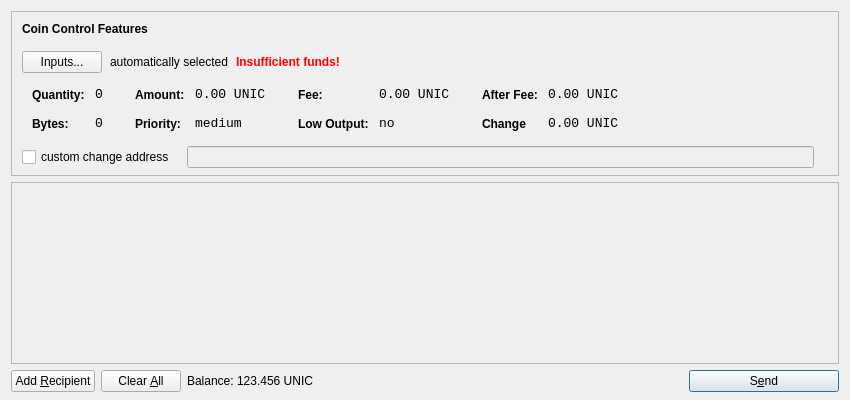
<?xml version="1.0" encoding="UTF-8"?>
<ui version="4.0">
 <class>SendCoinsDialog</class>
 <widget class="QDialog" name="SendCoinsDialog">
  <property name="geometry">
   <rect>
    <x>0</x>
    <y>0</y>
    <width>850</width>
    <height>400</height>
   </rect>
  </property>
  <property name="windowTitle">
   <string>Send Coins</string>
  </property>
  <layout class="QVBoxLayout" name="verticalLayout" stretch="0,1,0">
   <property name="bottomMargin">
    <number>8</number>
   </property>
   <item>
    <widget class="QFrame" name="frameCoinControl">
     <property name="sizePolicy">
      <sizepolicy hsizetype="Expanding" vsizetype="Expanding">
       <horstretch>0</horstretch>
       <verstretch>0</verstretch>
      </sizepolicy>
     </property>
     <property name="maximumSize">
      <size>
       <width>16777215</width>
       <height>16777215</height>
      </size>
     </property>
     <property name="frameShape">
      <enum>QFrame::StyledPanel</enum>
     </property>
     <property name="frameShadow">
      <enum>QFrame::Sunken</enum>
     </property>
     <layout class="QVBoxLayout" name="verticalLayoutCoinControl2">
      <property name="spacing">
       <number>-1</number>
      </property>
      <property name="leftMargin">
       <number>0</number>
      </property>
      <property name="topMargin">
       <number>0</number>
      </property>
      <property name="rightMargin">
       <number>0</number>
      </property>
      <property name="bottomMargin">
       <number>6</number>
      </property>
      <item>
       <layout class="QVBoxLayout" name="verticalLayoutCoinControl" stretch="0,0,0,0,1">
        <property name="spacing">
         <number>0</number>
        </property>
        <property name="leftMargin">
         <number>10</number>
        </property>
        <property name="topMargin">
         <number>10</number>
        </property>
        <item>
         <layout class="QHBoxLayout" name="horizontalLayoutCoinControl1">
          <property name="bottomMargin">
           <number>15</number>
          </property>
          <item>
           <widget class="QLabel" name="labelCoinControlFeatures">
            <property name="sizePolicy">
             <sizepolicy hsizetype="Preferred" vsizetype="Maximum">
              <horstretch>0</horstretch>
              <verstretch>0</verstretch>
             </sizepolicy>
            </property>
            <property name="font">
             <font>
              <weight>75</weight>
              <bold>true</bold>
             </font>
            </property>
            <property name="styleSheet">
             <string notr="true">font-weight:bold;</string>
            </property>
            <property name="text">
             <string>Coin Control Features</string>
            </property>
           </widget>
          </item>
         </layout>
        </item>
        <item>
         <layout class="QHBoxLayout" name="horizontalLayoutCoinControl2" stretch="0,0,0,0">
          <property name="spacing">
           <number>8</number>
          </property>
          <property name="bottomMargin">
           <number>10</number>
          </property>
          <item>
           <widget class="QPushButton" name="pushButtonCoinControl">
            <property name="styleSheet">
             <string notr="true"/>
            </property>
            <property name="text">
             <string>Inputs...</string>
            </property>
           </widget>
          </item>
          <item>
           <widget class="QLabel" name="labelCoinControlAutomaticallySelected">
            <property name="text">
             <string>automatically selected</string>
            </property>
            <property name="margin">
             <number>5</number>
            </property>
           </widget>
          </item>
          <item>
           <widget class="QLabel" name="labelCoinControlInsuffFunds">
            <property name="font">
             <font>
              <weight>75</weight>
              <bold>true</bold>
             </font>
            </property>
            <property name="styleSheet">
             <string notr="true">color:red;font-weight:bold;</string>
            </property>
            <property name="text">
             <string>Insufficient funds!</string>
            </property>
            <property name="margin">
             <number>5</number>
            </property>
           </widget>
          </item>
          <item>
           <spacer name="horizontalSpacerCoinControl">
            <property name="orientation">
             <enum>Qt::Horizontal</enum>
            </property>
            <property name="sizeHint" stdset="0">
             <size>
              <width>40</width>
              <height>1</height>
             </size>
            </property>
           </spacer>
          </item>
         </layout>
        </item>
        <item>
         <widget class="QWidget" name="widgetCoinControl" native="true">
          <property name="sizePolicy">
           <sizepolicy hsizetype="Preferred" vsizetype="Preferred">
            <horstretch>0</horstretch>
            <verstretch>0</verstretch>
           </sizepolicy>
          </property>
          <property name="minimumSize">
           <size>
            <width>0</width>
            <height>0</height>
           </size>
          </property>
          <property name="styleSheet">
           <string notr="true"/>
          </property>
          <layout class="QHBoxLayout" name="horizontalLayoutCoinControl5">
           <property name="margin">
            <number>0</number>
           </property>
           <item>
            <layout class="QHBoxLayout" name="horizontalLayoutCoinControl3" stretch="0,0,0,1">
             <property name="spacing">
              <number>20</number>
             </property>
             <property name="topMargin">
              <number>0</number>
             </property>
             <property name="bottomMargin">
              <number>10</number>
             </property>
             <item>
              <layout class="QFormLayout" name="formLayoutCoinControl1">
               <property name="horizontalSpacing">
                <number>10</number>
               </property>
               <property name="verticalSpacing">
                <number>14</number>
               </property>
               <property name="leftMargin">
                <number>10</number>
               </property>
               <property name="topMargin">
                <number>4</number>
               </property>
               <property name="rightMargin">
                <number>6</number>
               </property>
               <item row="0" column="0">
                <widget class="QLabel" name="labelCoinControlQuantityText">
                 <property name="styleSheet">
                  <string notr="true">font-weight:bold;</string>
                 </property>
                 <property name="text">
                  <string>Quantity:</string>
                 </property>
                 <property name="margin">
                  <number>0</number>
                 </property>
                </widget>
               </item>
               <item row="0" column="1">
                <widget class="QLabel" name="labelCoinControlQuantity">
                 <property name="font">
                  <font>
                   <family>Monospace</family>
                   <pointsize>10</pointsize>
                  </font>
                 </property>
                 <property name="cursor">
                  <cursorShape>IBeamCursor</cursorShape>
                 </property>
                 <property name="contextMenuPolicy">
                  <enum>Qt::ActionsContextMenu</enum>
                 </property>
                 <property name="text">
                  <string>0</string>
                 </property>
                 <property name="margin">
                  <number>0</number>
                 </property>
                 <property name="textInteractionFlags">
                  <set>Qt::LinksAccessibleByMouse|Qt::TextSelectableByKeyboard|Qt::TextSelectableByMouse</set>
                 </property>
                </widget>
               </item>
               <item row="1" column="0">
                <widget class="QLabel" name="labelCoinControlBytesText">
                 <property name="styleSheet">
                  <string notr="true">font-weight:bold;</string>
                 </property>
                 <property name="text">
                  <string>Bytes:</string>
                 </property>
                </widget>
               </item>
               <item row="1" column="1">
                <widget class="QLabel" name="labelCoinControlBytes">
                 <property name="font">
                  <font>
                   <family>Monospace</family>
                   <pointsize>10</pointsize>
                  </font>
                 </property>
                 <property name="cursor">
                  <cursorShape>IBeamCursor</cursorShape>
                 </property>
                 <property name="contextMenuPolicy">
                  <enum>Qt::ActionsContextMenu</enum>
                 </property>
                 <property name="text">
                  <string>0</string>
                 </property>
                 <property name="textInteractionFlags">
                  <set>Qt::LinksAccessibleByMouse|Qt::TextSelectableByKeyboard|Qt::TextSelectableByMouse</set>
                 </property>
                </widget>
               </item>
              </layout>
             </item>
             <item>
              <layout class="QFormLayout" name="formLayoutCoinControl2">
               <property name="horizontalSpacing">
                <number>10</number>
               </property>
               <property name="verticalSpacing">
                <number>14</number>
               </property>
               <property name="leftMargin">
                <number>6</number>
               </property>
               <property name="topMargin">
                <number>4</number>
               </property>
               <property name="rightMargin">
                <number>6</number>
               </property>
               <item row="0" column="0">
                <widget class="QLabel" name="labelCoinControlAmountText">
                 <property name="styleSheet">
                  <string notr="true">font-weight:bold;</string>
                 </property>
                 <property name="text">
                  <string>Amount:</string>
                 </property>
                 <property name="margin">
                  <number>0</number>
                 </property>
                </widget>
               </item>
               <item row="0" column="1">
                <widget class="QLabel" name="labelCoinControlAmount">
                 <property name="font">
                  <font>
                   <family>Monospace</family>
                   <pointsize>10</pointsize>
                  </font>
                 </property>
                 <property name="cursor">
                  <cursorShape>IBeamCursor</cursorShape>
                 </property>
                 <property name="contextMenuPolicy">
                  <enum>Qt::ActionsContextMenu</enum>
                 </property>
                 <property name="text">
                  <string>0.00 UNIC</string>
                 </property>
                 <property name="textInteractionFlags">
                  <set>Qt::LinksAccessibleByMouse|Qt::TextSelectableByKeyboard|Qt::TextSelectableByMouse</set>
                 </property>
                </widget>
               </item>
               <item row="1" column="0">
                <widget class="QLabel" name="labelCoinControlPriorityText">
                 <property name="styleSheet">
                  <string notr="true">font-weight:bold;</string>
                 </property>
                 <property name="text">
                  <string>Priority:</string>
                 </property>
                </widget>
               </item>
               <item row="1" column="1">
                <widget class="QLabel" name="labelCoinControlPriority">
                 <property name="font">
                  <font>
                   <family>Monospace</family>
                   <pointsize>10</pointsize>
                  </font>
                 </property>
                 <property name="cursor">
                  <cursorShape>IBeamCursor</cursorShape>
                 </property>
                 <property name="contextMenuPolicy">
                  <enum>Qt::ActionsContextMenu</enum>
                 </property>
                 <property name="text">
                  <string>medium</string>
                 </property>
                 <property name="textInteractionFlags">
                  <set>Qt::LinksAccessibleByMouse|Qt::TextSelectableByKeyboard|Qt::TextSelectableByMouse</set>
                 </property>
                </widget>
               </item>
              </layout>
             </item>
             <item>
              <layout class="QFormLayout" name="formLayoutCoinControl3">
               <property name="horizontalSpacing">
                <number>10</number>
               </property>
               <property name="verticalSpacing">
                <number>14</number>
               </property>
               <property name="leftMargin">
                <number>6</number>
               </property>
               <property name="topMargin">
                <number>4</number>
               </property>
               <property name="rightMargin">
                <number>6</number>
               </property>
               <item row="0" column="0">
                <widget class="QLabel" name="labelCoinControlFeeText">
                 <property name="styleSheet">
                  <string notr="true">font-weight:bold;</string>
                 </property>
                 <property name="text">
                  <string>Fee:</string>
                 </property>
                 <property name="margin">
                  <number>0</number>
                 </property>
                </widget>
               </item>
               <item row="0" column="1">
                <widget class="QLabel" name="labelCoinControlFee">
                 <property name="font">
                  <font>
                   <family>Monospace</family>
                   <pointsize>10</pointsize>
                  </font>
                 </property>
                 <property name="cursor">
                  <cursorShape>IBeamCursor</cursorShape>
                 </property>
                 <property name="contextMenuPolicy">
                  <enum>Qt::ActionsContextMenu</enum>
                 </property>
                 <property name="text">
                  <string>0.00 UNIC</string>
                 </property>
                 <property name="textInteractionFlags">
                  <set>Qt::LinksAccessibleByMouse|Qt::TextSelectableByKeyboard|Qt::TextSelectableByMouse</set>
                 </property>
                </widget>
               </item>
               <item row="1" column="0">
                <widget class="QLabel" name="labelCoinControlLowOutputText">
                 <property name="styleSheet">
                  <string notr="true">font-weight:bold;</string>
                 </property>
                 <property name="text">
                  <string>Low Output:</string>
                 </property>
                </widget>
               </item>
               <item row="1" column="1">
                <widget class="QLabel" name="labelCoinControlLowOutput">
                 <property name="font">
                  <font>
                   <family>Monospace</family>
                   <pointsize>10</pointsize>
                  </font>
                 </property>
                 <property name="cursor">
                  <cursorShape>IBeamCursor</cursorShape>
                 </property>
                 <property name="contextMenuPolicy">
                  <enum>Qt::ActionsContextMenu</enum>
                 </property>
                 <property name="text">
                  <string>no</string>
                 </property>
                 <property name="textInteractionFlags">
                  <set>Qt::LinksAccessibleByMouse|Qt::TextSelectableByKeyboard|Qt::TextSelectableByMouse</set>
                 </property>
                </widget>
               </item>
              </layout>
             </item>
             <item>
              <layout class="QFormLayout" name="formLayoutCoinControl4">
               <property name="horizontalSpacing">
                <number>10</number>
               </property>
               <property name="verticalSpacing">
                <number>14</number>
               </property>
               <property name="leftMargin">
                <number>6</number>
               </property>
               <property name="topMargin">
                <number>4</number>
               </property>
               <property name="rightMargin">
                <number>6</number>
               </property>
               <item row="0" column="0">
                <widget class="QLabel" name="labelCoinControlAfterFeeText">
                 <property name="styleSheet">
                  <string notr="true">font-weight:bold;</string>
                 </property>
                 <property name="text">
                  <string>After Fee:</string>
                 </property>
                 <property name="margin">
                  <number>0</number>
                 </property>
                </widget>
               </item>
               <item row="0" column="1">
                <widget class="QLabel" name="labelCoinControlAfterFee">
                 <property name="font">
                  <font>
                   <family>Monospace</family>
                   <pointsize>10</pointsize>
                  </font>
                 </property>
                 <property name="cursor">
                  <cursorShape>IBeamCursor</cursorShape>
                 </property>
                 <property name="contextMenuPolicy">
                  <enum>Qt::ActionsContextMenu</enum>
                 </property>
                 <property name="text">
                  <string>0.00 UNIC</string>
                 </property>
                 <property name="textInteractionFlags">
                  <set>Qt::LinksAccessibleByMouse|Qt::TextSelectableByKeyboard|Qt::TextSelectableByMouse</set>
                 </property>
                </widget>
               </item>
               <item row="1" column="0">
                <widget class="QLabel" name="labelCoinControlChangeText">
                 <property name="styleSheet">
                  <string notr="true">font-weight:bold;</string>
                 </property>
                 <property name="text">
                  <string>Change</string>
                 </property>
                </widget>
               </item>
               <item row="1" column="1">
                <widget class="QLabel" name="labelCoinControlChange">
                 <property name="font">
                  <font>
                   <family>Monospace</family>
                   <pointsize>10</pointsize>
                  </font>
                 </property>
                 <property name="cursor">
                  <cursorShape>IBeamCursor</cursorShape>
                 </property>
                 <property name="contextMenuPolicy">
                  <enum>Qt::ActionsContextMenu</enum>
                 </property>
                 <property name="text">
                  <string>0.00 UNIC</string>
                 </property>
                 <property name="textInteractionFlags">
                  <set>Qt::LinksAccessibleByMouse|Qt::TextSelectableByKeyboard|Qt::TextSelectableByMouse</set>
                 </property>
                </widget>
               </item>
              </layout>
             </item>
            </layout>
           </item>
          </layout>
         </widget>
        </item>
        <item>
         <layout class="QHBoxLayout" name="horizontalLayoutCoinControl4" stretch="0,0,0">
          <property name="spacing">
           <number>12</number>
          </property>
          <property name="sizeConstraint">
           <enum>QLayout::SetDefaultConstraint</enum>
          </property>
          <property name="topMargin">
           <number>5</number>
          </property>
          <property name="rightMargin">
           <number>5</number>
          </property>
          <item>
           <widget class="QCheckBox" name="checkBoxCoinControlChange">
            <property name="text">
             <string>custom change address</string>
            </property>
           </widget>
          </item>
          <item>
           <widget class="QLineEdit" name="lineEditCoinControlChange">
            <property name="enabled">
             <bool>false</bool>
            </property>
            <property name="sizePolicy">
             <sizepolicy hsizetype="Expanding" vsizetype="Fixed">
              <horstretch>0</horstretch>
              <verstretch>0</verstretch>
             </sizepolicy>
            </property>
           </widget>
          </item>
          <item>
           <widget class="QLabel" name="labelCoinControlChangeLabel">
            <property name="sizePolicy">
             <sizepolicy hsizetype="Preferred" vsizetype="Expanding">
              <horstretch>0</horstretch>
              <verstretch>0</verstretch>
             </sizepolicy>
            </property>
            <property name="minimumSize">
             <size>
              <width>0</width>
              <height>0</height>
             </size>
            </property>
            <property name="text">
             <string/>
            </property>
            <property name="margin">
             <number>3</number>
            </property>
           </widget>
          </item>
         </layout>
        </item>
        <item>
         <spacer name="verticalSpacerCoinControl">
          <property name="orientation">
           <enum>Qt::Vertical</enum>
          </property>
          <property name="sizeHint" stdset="0">
           <size>
            <width>800</width>
            <height>1</height>
           </size>
          </property>
         </spacer>
        </item>
       </layout>
      </item>
     </layout>
    </widget>
   </item>
   <item>
    <widget class="QScrollArea" name="scrollArea">
     <property name="widgetResizable">
      <bool>true</bool>
     </property>
     <widget class="QWidget" name="scrollAreaWidgetContents">
      <property name="geometry">
       <rect>
        <x>0</x>
        <y>0</y>
        <width>830</width>
        <height>165</height>
       </rect>
      </property>
      <layout class="QVBoxLayout" name="verticalLayout_2">
       <property name="margin">
        <number>0</number>
       </property>
       <item>
        <layout class="QVBoxLayout" name="entries">
         <property name="spacing">
          <number>6</number>
         </property>
        </layout>
       </item>
       <item>
        <spacer name="verticalSpacer">
         <property name="orientation">
          <enum>Qt::Vertical</enum>
         </property>
         <property name="sizeHint" stdset="0">
          <size>
           <width>20</width>
           <height>40</height>
          </size>
         </property>
        </spacer>
       </item>
      </layout>
     </widget>
    </widget>
   </item>
   <item>
    <layout class="QHBoxLayout" name="horizontalLayout">
     <item>
      <widget class="QPushButton" name="addButton">
       <property name="toolTip">
        <string>Send to multiple recipients at once</string>
       </property>
       <property name="text">
        <string>Add &amp;Recipient</string>
       </property>
       <property name="icon">
        <iconset resource="../bitcoin.qrc">
         <normaloff>:/icons/add</normaloff>:/icons/add</iconset>
       </property>
       <property name="autoDefault">
        <bool>false</bool>
       </property>
      </widget>
     </item>
     <item>
      <widget class="QPushButton" name="clearButton">
       <property name="sizePolicy">
        <sizepolicy hsizetype="Minimum" vsizetype="Fixed">
         <horstretch>0</horstretch>
         <verstretch>0</verstretch>
        </sizepolicy>
       </property>
       <property name="toolTip">
        <string>Remove all transaction fields</string>
       </property>
       <property name="text">
        <string>Clear &amp;All</string>
       </property>
       <property name="icon">
        <iconset resource="../bitcoin.qrc">
         <normaloff>:/icons/remove</normaloff>:/icons/remove</iconset>
       </property>
       <property name="autoRepeatDelay">
        <number>300</number>
       </property>
       <property name="autoDefault">
        <bool>false</bool>
       </property>
      </widget>
     </item>
     <item>
      <layout class="QHBoxLayout" name="horizontalLayout_2">
       <property name="spacing">
        <number>3</number>
       </property>
       <item>
        <widget class="QLabel" name="label">
         <property name="sizePolicy">
          <sizepolicy hsizetype="Preferred" vsizetype="Fixed">
           <horstretch>0</horstretch>
           <verstretch>0</verstretch>
          </sizepolicy>
         </property>
         <property name="text">
          <string>Balance:</string>
         </property>
        </widget>
       </item>
       <item>
        <widget class="QLabel" name="labelBalance">
         <property name="sizePolicy">
          <sizepolicy hsizetype="Preferred" vsizetype="Fixed">
           <horstretch>0</horstretch>
           <verstretch>0</verstretch>
          </sizepolicy>
         </property>
         <property name="cursor">
          <cursorShape>IBeamCursor</cursorShape>
         </property>
         <property name="text">
          <string>123.456 UNIC</string>
         </property>
         <property name="textInteractionFlags">
          <set>Qt::LinksAccessibleByMouse|Qt::TextSelectableByKeyboard|Qt::TextSelectableByMouse</set>
         </property>
        </widget>
       </item>
      </layout>
     </item>
     <item>
      <spacer name="horizontalSpacer">
       <property name="orientation">
        <enum>Qt::Horizontal</enum>
       </property>
       <property name="sizeHint" stdset="0">
        <size>
         <width>40</width>
         <height>20</height>
        </size>
       </property>
      </spacer>
     </item>
     <item>
      <widget class="QPushButton" name="sendButton">
       <property name="minimumSize">
        <size>
         <width>150</width>
         <height>0</height>
        </size>
       </property>
       <property name="toolTip">
        <string>Confirm the send action</string>
       </property>
       <property name="text">
        <string>S&amp;end</string>
       </property>
       <property name="icon">
        <iconset resource="../bitcoin.qrc">
         <normaloff>:/icons/send</normaloff>:/icons/send</iconset>
       </property>
       <property name="default">
        <bool>true</bool>
       </property>
      </widget>
     </item>
    </layout>
   </item>
  </layout>
 </widget>
 <resources>
  <include location="../bitcoin.qrc"/>
 </resources>
 <connections/>
</ui>
